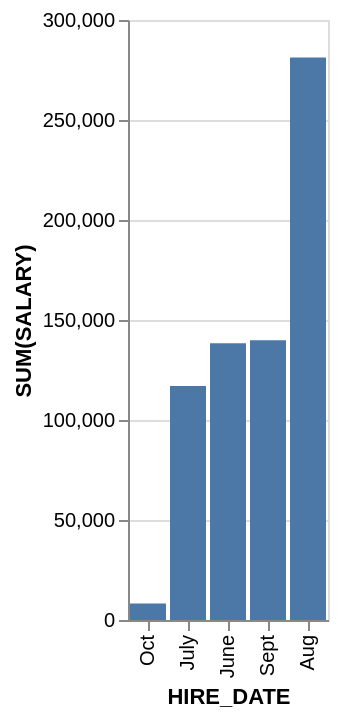

The specification (Vega-Lite) saved for this image:
### Vega-Lite specification from a JSON file in a GitHub repository (floating-point values rounded to 4 significant figures)
{"data": {"values": [{"x_data": "Oct", "y_data": 8300}, {"x_data": "July", "y_data": 117000}, {"x_data": "June", "y_data": 138400}, {"x_data": "Sept", "y_data": 139900}, {"x_data": "Aug", "y_data": 281300}]}, "mark": "bar", "encoding": {"x": {"field": "x_data", "type": "nominal", "title": "HIRE_DATE", "sort": {"op": "sum", "field": "y_data", "order": "ascending"}}, "y": {"field": "y_data", "type": "quantitative", "title": "SUM(SALARY)"}}}
